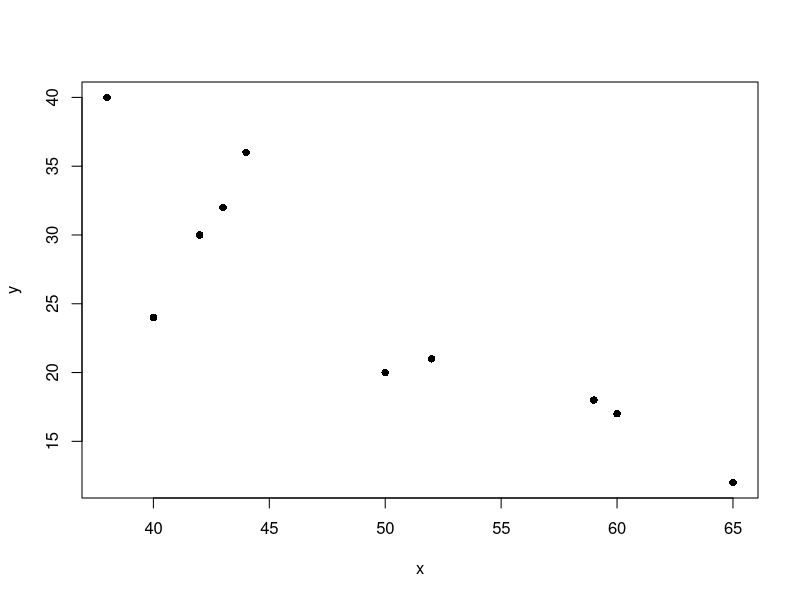
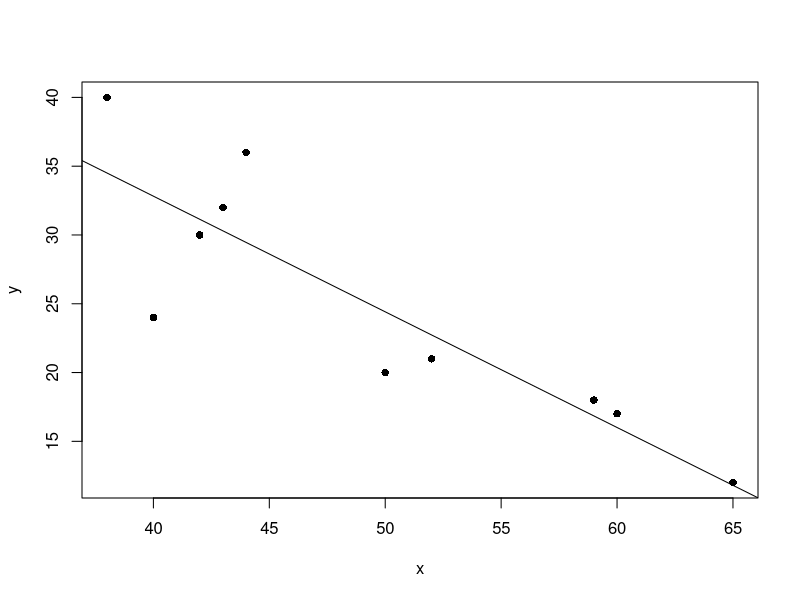

The R script that drew these images, in order:
## ---- chunk 1
#| echo: false 
knitr::kable(
  data.frame(
    i = c("x", "Y"),
    `1` = c(65, 12),
    `2` = c(43, 32),
    `3` = c(44, 36),
    `4` = c(59, 18),
    `5` = c(60, 17),
    `6` = c(50, 20),
    `7` = c(52, 21),
    `8` = c(38, 40),
    `9` = c(42, 30),
    `10` = c(40, 24)
  ),
  col.names = c("", 1:10)
)

## ---- chunk 2
#| fig-cap: "Relation entre les données de l'exercice"
#| label: fig-simple-base
x<-c(65, 43, 44, 59, 60, 50, 52, 38, 42, 40)
y<-c(12, 32, 36, 18, 17, 20, 21, 40, 30, 24)
plot(y ~ x, pch = 16)
## ---- chunk 3
fit <- lm(y ~ x) 
fitted(fit) 
## ---- chunk 4
#| echo: false
#| label: fig-simple-base2
#| fig-cap: "Relation entre les données de l'exercice et la droite de régression"


plot(y ~ x, pch = 16)
abline(fit)
## ---- chunk 5
residuals(fit) 
## ---- chunk 6
sum(residuals(fit)) 
